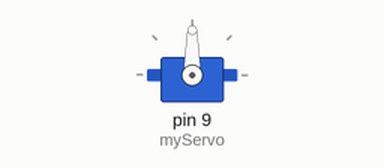
A sketch run on a simulated Arduino Uno, built with avr-gcc and run on an emulated ATmega328P. Parts: servo.

Above: at 0.05 s.
At 1.0 s:
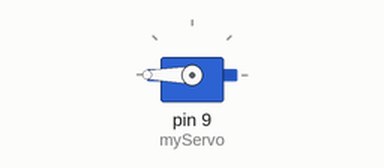
At 2.0 s:
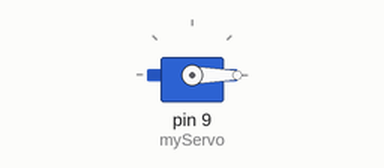
Timing chart, 0 to 4.6 s (numbered marks = the images above):
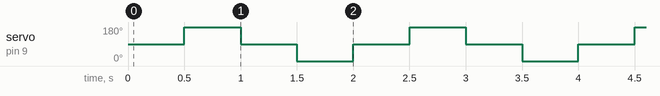

Measured:
- by itself, servo on pin 9 (myServo): repeats every 2.0 s: 90° 0.50 s, 0° 0.50 s, 90° 0.50 s, 180° 0.50 s

The sketch:

BLKLab_PRJ51_Lam_Quen_Voi_Dong_Co_Servo.ino
```cpp
#include <Servo.h>      //  Khai báo thư viện điều khiển servo
Servo myServo;          // Tạo đối tượng servo

void setup() {
  myServo.attach(9);   // Gắn servo vào chân số 9
  myServo.write(0);    // Quay servo đến góc 90 độ
}

void loop() {
  myServo.write(90);  // Quay servo đến góc 90 độ
  delay(500);         // Nghỉ 0.5 giây
  myServo.write(180); // Quay servo đến góc 90 độ
  delay(500);         // Nghỉ 0.5 giây
  myServo.write(90);  // Quay servo đến góc 90 độ
  delay(500);         // Nghỉ 0.5 giây
  myServo.write(0);   // Quay servo đến góc 90 độ
  delay(500);         // Nghỉ 0.5 giây
}
```
